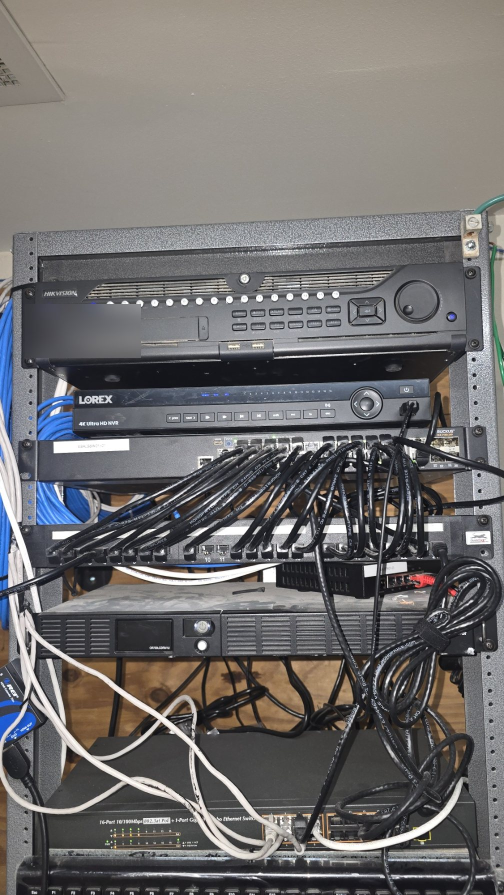
#> input picture _batch2_review/extracted/assets/images/work/nova-titan-commercial-nvr-poe-switch-rack-hikvision-lorex-west-texas-01.jpg, 1008 x 1790 px, found by its file name (shown at 1/2 size); its folder holds 4 pictures in this run
$ python redact.py
#> lines starting #> are read from the running program, lines starting #| are printed output that depends on the picture
"""
Second-pass redaction script.
Applies solid opaque black boxes over all flagged sensitive regions.
Coordinates are (left, top, right, bottom) in pixels — determined per-image.
"""
from PIL import Image, ImageDraw
import os, shutil

SRC = "/home/user/webapp/_batch2_review/extracted/assets/images/work"
OUT = "/home/user/webapp/_batch2_review/redacted"
os.makedirs(OUT, exist_ok=True)

# Each entry: (filename, [(left, top, right, bottom), ...])
# Coordinates determined by image dimensions and visible label positions
REDACTIONS = {

    # 1. NVR rack — blur "ESALSBW01-01" sticker on Ruckus switch bracket
    # Image is approx 1200x1600 tall portrait; label is mid-right area
    "nova-titan-commercial-nvr-poe-switch-rack-hikvision-lorex-west-texas-01": [
        (620, 1000, 980, 1070),   # ESALSBW01-01 asset tag on Ruckus bracket
    ],

    # 2. CCTV network rack — replace Gaussian blur on monitor with solid box
    # Also solid-box any equipment faceplates that were Gaussian-blurred
    "nova-titan-commercial-cctv-network-rack-white-cabling-west-texas-01": [
        (700, 150, 1100, 750),    # Monitor showing camera grid (right side)
        (0, 0, 350, 120),         # Top-left equipment faceplate label area
        (0, 120, 350, 300),       # Second faceplate area (also blurred)
    ],

    # 3. Full Dell rack — phone number "214-752-0317" on brown cardboard
    "nova-titan-full-dell-server-rack-after-install-west-texas-01": [
        (200, 1100, 900, 1280),   # Brown cardboard / envelope with phone number
    ],

    # 4. Fortinet firewall + Cisco router — "TX-LUB-44THSTREET-FORTI" + "172.20.51.1"
    "nova-titan-fortinet-firewall-cisco-router-commercial-rack-01": [
        (0, 0, 1200, 180),        # Top of rack — full sticker label row
        (0, 180, 800, 320),       # Any secondary label area on devices
    ],

    # 5a. Dual Fortinet/Cradlepoint angle 1 — "LUBWBB1" on Cradlepoint
    "nova-titan-dual-fortinet-firewalls-cradlepoint-wan-failover-01": [
        (200, 550, 900, 720),     # Cradlepoint LUBWBB1 yellow label
    ],

    # 5b. Cradlepoint angle 2 — same label, slightly different framing
    "nova-titan-cradlepoint-fortinet-wan-failover-rack-west-texas-01": [
        (200, 550, 900, 720),     # Cradlepoint LUBWBB1 yellow label
        (0, 0, 400, 120),         # Partially-visible top-left rack label
    ],

    # 6. Speedtest — IP 208.180.95.141 + "Optimum Online Lubbock TX" on screen
    "nova-titan-network-speedtest-verification-cisco-equipment-01": [
        (0, 0, 1300, 1000),       # Entire laptop screen area (already half blurred, cover all)
    ],

    # 7. Audio/network rack — "ROWNW-USA" label + orange sticky note on floor
    "nova-titan-audio-network-rack-fortinet-fortiswitch-crown-amp-01": [
        (0, 0, 600, 120),         # ROWNW-USA sticker on top unit
        (0, 1350, 600, 1600),     # Orange sticky note on floor (bottom-left)
    ],
}

def redact(name, boxes):
    src_path = os.path.join(SRC, f"{name}.jpg")
    if not os.path.exists(src_path):
        print(f"  MISSING: {src_path}")
        return

    img = Image.open(src_path).convert("RGB")
#> img is the input picture: PIL image 1008x1790 RGB; mean R, G, B 111.6, 109.5, 109.3
    w, h = img.size
#> w = 1008; h = 1790
    print(f"\n{name}  ({w}x{h})")
#| nova-titan-commercial-nvr-poe-switch-rack-hikvision-lorex-west-texas-01  (1008x1790)

    draw = ImageDraw.Draw(img)
    for box in boxes:
        # Clamp to image bounds
        l = max(0, box[0])
        t = max(0, box[1])
        r = min(w, box[2])
        b = min(h, box[3])
        draw.rectangle([l, t, r, b], fill=(20, 20, 20))
        print(f"  Redacted box: ({l},{t}) -> ({r},{b})")

    out_path = os.path.join(OUT, f"{name}.jpg")
    img.save(out_path, "JPEG", quality=88, optimize=True)
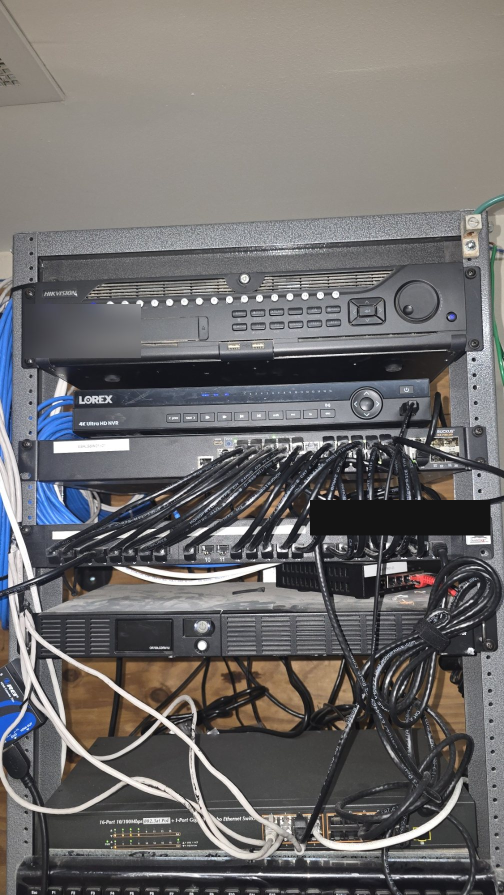
#> saved as nova-titan-commercial-nvr-poe-switch-rack-hikvision-lorex-west-texas-01.jpg: PIL image 1008x1790 RGB (shown at 1/2 size); mean R, G, B 110.5, 108.5, 108.2
    print(f"  Saved: {out_path}")

for name, boxes in REDACTIONS.items():
    redact(name, boxes)
#> pass 2 of the loop `for name, boxes in REDACTIONS.items():`:
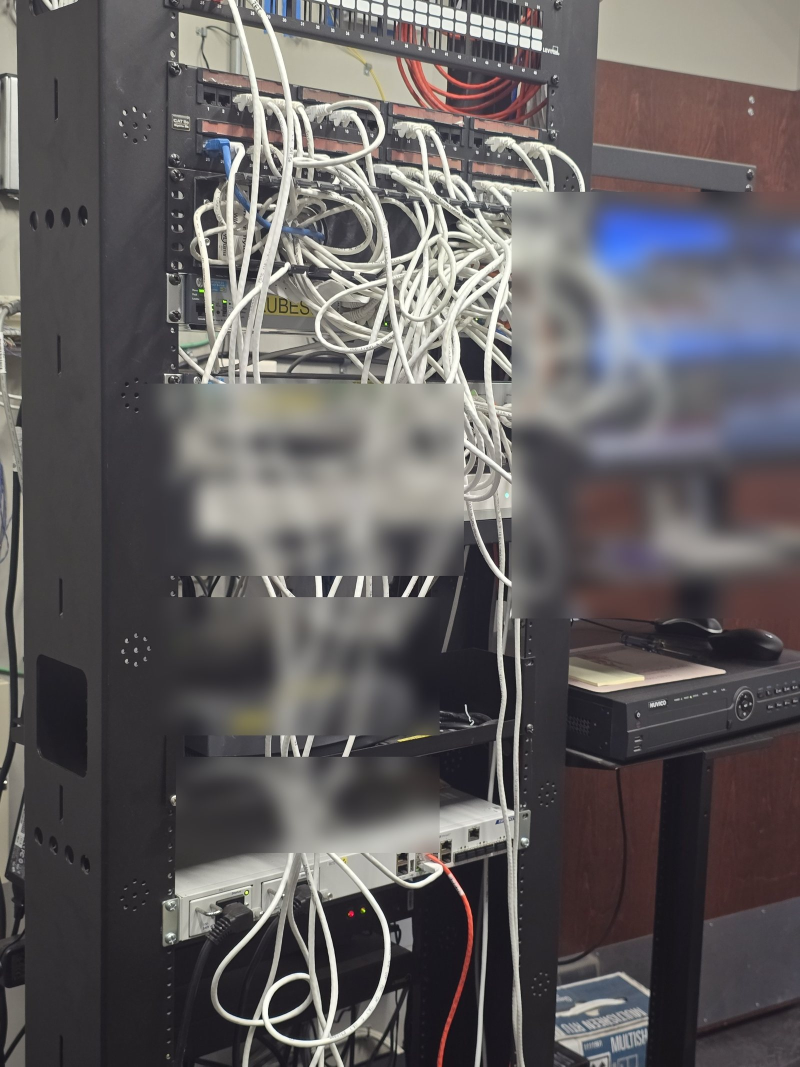
#> input picture _batch2_review/extracted/assets/images/work/nova-titan-commercial-cctv-network-rack-white-cabling-west-texas-01.jpg, 1600 x 2133 px, found by its file name (shown at 1/2 size)
#> in redact, img is the input picture: PIL image 1600x2133 RGB; mean R, G, B 98.2, 94.5, 95.6
#| nova-titan-commercial-cctv-network-rack-white-cabling-west-texas-01  (1600x2133)
#> in redact (call 2), `img.save(out_path, "JPEG", quality=88, optimize=True)`:
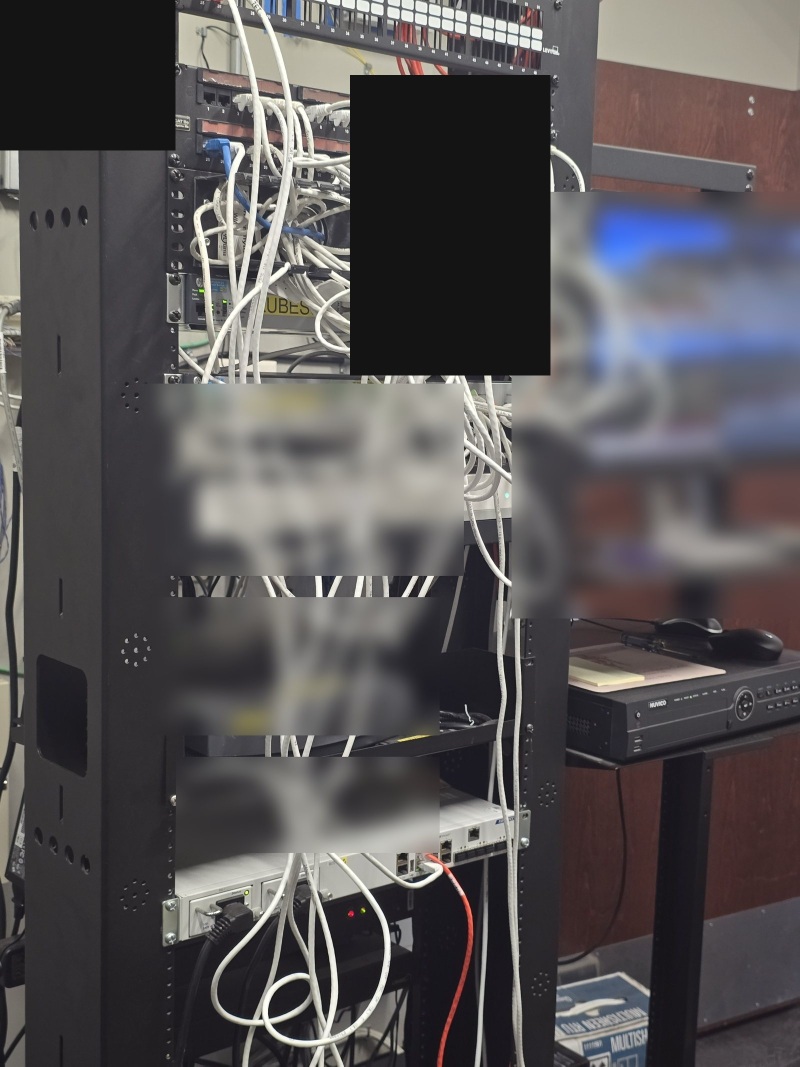
#> saved as nova-titan-commercial-cctv-network-rack-white-cabling-west-texas-01.jpg: PIL image 1600x2133 RGB (shown at 1/2 size); mean R, G, B 86.5, 83.2, 84.7

print("\n--- All redactions done ---")
